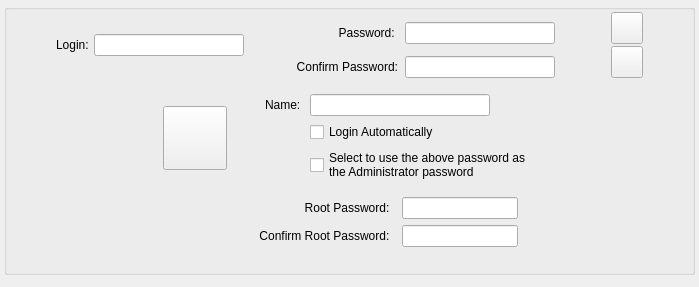
<?xml version="1.0" encoding="UTF-8"?>
<ui version="4.0">
 <class>UserWidget</class>
 <widget class="QWidget" name="UserWidget">
  <property name="geometry">
   <rect>
    <x>0</x>
    <y>0</y>
    <width>699</width>
    <height>287</height>
   </rect>
  </property>
  <property name="sizePolicy">
   <sizepolicy hsizetype="Expanding" vsizetype="Preferred">
    <horstretch>0</horstretch>
    <verstretch>0</verstretch>
   </sizepolicy>
  </property>
  <property name="windowTitle">
   <string/>
  </property>
  <layout class="QVBoxLayout" name="verticalLayout">
   <property name="spacing">
    <number>3</number>
   </property>
   <property name="margin">
    <number>4</number>
   </property>
   <item>
    <widget class="QGroupBox" name="groupBox">
     <property name="title">
      <string/>
     </property>
     <layout class="QVBoxLayout" name="verticalLayout_3">
      <property name="spacing">
       <number>2</number>
      </property>
      <property name="margin">
       <number>2</number>
      </property>
      <item>
       <layout class="QGridLayout" name="gridLayout">
        <item row="0" column="1" rowspan="5">
         <widget class="QLabel" name="label">
          <property name="text">
           <string>Login: </string>
          </property>
          <property name="alignment">
           <set>Qt::AlignRight|Qt::AlignTrailing|Qt::AlignVCenter</set>
          </property>
         </widget>
        </item>
        <item row="0" column="5" rowspan="4">
         <widget class="QLabel" name="label_2">
          <property name="text">
           <string>Password: </string>
          </property>
          <property name="alignment">
           <set>Qt::AlignRight|Qt::AlignTrailing|Qt::AlignVCenter</set>
          </property>
         </widget>
        </item>
        <item row="0" column="4" rowspan="5">
         <spacer name="horizontalSpacer">
          <property name="orientation">
           <enum>Qt::Horizontal</enum>
          </property>
          <property name="sizeType">
           <enum>QSizePolicy::Fixed</enum>
          </property>
          <property name="sizeHint" stdset="0">
           <size>
            <width>50</width>
            <height>20</height>
           </size>
          </property>
         </spacer>
        </item>
        <item row="0" column="14" rowspan="2">
         <widget class="QPushButton" name="userDetails">
          <property name="minimumSize">
           <size>
            <width>32</width>
            <height>32</height>
           </size>
          </property>
          <property name="maximumSize">
           <size>
            <width>32</width>
            <height>32</height>
           </size>
          </property>
          <property name="toolTip">
           <string>Include more information about this user.</string>
          </property>
          <property name="text">
           <string/>
          </property>
         </widget>
        </item>
        <item row="0" column="2" rowspan="5" colspan="2">
         <widget class="QLineEdit" name="loginLine">
          <property name="minimumSize">
           <size>
            <width>150</width>
            <height>0</height>
           </size>
          </property>
         </widget>
        </item>
        <item row="0" column="7" rowspan="4" colspan="4">
         <widget class="QLineEdit" name="passLine">
          <property name="minimumSize">
           <size>
            <width>150</width>
            <height>0</height>
           </size>
          </property>
         </widget>
        </item>
        <item row="4" column="5">
         <widget class="QLabel" name="label_3">
          <property name="text">
           <string>Confirm Password:</string>
          </property>
          <property name="alignment">
           <set>Qt::AlignRight|Qt::AlignTrailing|Qt::AlignVCenter</set>
          </property>
         </widget>
        </item>
        <item row="2" column="14" rowspan="3">
         <widget class="QPushButton" name="removeUser">
          <property name="minimumSize">
           <size>
            <width>32</width>
            <height>32</height>
           </size>
          </property>
          <property name="maximumSize">
           <size>
            <width>32</width>
            <height>32</height>
           </size>
          </property>
          <property name="toolTip">
           <string>Remove this user.</string>
          </property>
          <property name="text">
           <string/>
          </property>
         </widget>
        </item>
        <item row="4" column="7" colspan="4">
         <widget class="QLineEdit" name="confirmPassLine">
          <property name="minimumSize">
           <size>
            <width>150</width>
            <height>0</height>
           </size>
          </property>
         </widget>
        </item>
        <item row="0" column="11" rowspan="5" colspan="2">
         <widget class="QLabel" name="confirmPwCheck">
          <property name="minimumSize">
           <size>
            <width>32</width>
            <height>32</height>
           </size>
          </property>
          <property name="maximumSize">
           <size>
            <width>32</width>
            <height>32</height>
           </size>
          </property>
          <property name="text">
           <string/>
          </property>
         </widget>
        </item>
        <item row="0" column="0" rowspan="5">
         <spacer name="horizontalSpacer_4">
          <property name="orientation">
           <enum>Qt::Horizontal</enum>
          </property>
          <property name="sizeHint" stdset="0">
           <size>
            <width>40</width>
            <height>20</height>
           </size>
          </property>
         </spacer>
        </item>
        <item row="0" column="15" rowspan="5">
         <spacer name="horizontalSpacer_5">
          <property name="orientation">
           <enum>Qt::Horizontal</enum>
          </property>
          <property name="sizeHint" stdset="0">
           <size>
            <width>40</width>
            <height>20</height>
           </size>
          </property>
         </spacer>
        </item>
        <item row="0" column="6" rowspan="5">
         <spacer name="horizontalSpacer_7">
          <property name="orientation">
           <enum>Qt::Horizontal</enum>
          </property>
          <property name="sizeType">
           <enum>QSizePolicy::Fixed</enum>
          </property>
          <property name="sizeHint" stdset="0">
           <size>
            <width>5</width>
            <height>20</height>
           </size>
          </property>
         </spacer>
        </item>
        <item row="0" column="13" rowspan="5">
         <spacer name="horizontalSpacer_3">
          <property name="orientation">
           <enum>Qt::Horizontal</enum>
          </property>
          <property name="sizeType">
           <enum>QSizePolicy::Fixed</enum>
          </property>
          <property name="sizeHint" stdset="0">
           <size>
            <width>20</width>
            <height>20</height>
           </size>
          </property>
         </spacer>
        </item>
       </layout>
      </item>
      <item>
       <spacer name="verticalSpacer_3">
        <property name="orientation">
         <enum>Qt::Vertical</enum>
        </property>
        <property name="sizeType">
         <enum>QSizePolicy::Fixed</enum>
        </property>
        <property name="sizeHint" stdset="0">
         <size>
          <width>20</width>
          <height>5</height>
         </size>
        </property>
       </spacer>
      </item>
      <item>
       <widget class="QWidget" name="extWidget" native="true">
        <layout class="QGridLayout" name="gridLayout_2">
         <item row="1" column="4">
          <widget class="QLabel" name="label_4">
           <property name="text">
            <string>Name: </string>
           </property>
          </widget>
         </item>
         <item row="1" column="5" colspan="2">
          <widget class="QLineEdit" name="nameLine">
           <property name="maximumSize">
            <size>
             <width>180</width>
             <height>16777215</height>
            </size>
           </property>
          </widget>
         </item>
         <item row="1" column="8" rowspan="3">
          <spacer name="horizontalSpacer_6">
           <property name="orientation">
            <enum>Qt::Horizontal</enum>
           </property>
           <property name="sizeHint" stdset="0">
            <size>
             <width>40</width>
             <height>20</height>
            </size>
           </property>
          </spacer>
         </item>
         <item row="1" column="0" rowspan="3">
          <spacer name="horizontalSpacer_8">
           <property name="orientation">
            <enum>Qt::Horizontal</enum>
           </property>
           <property name="sizeHint" stdset="0">
            <size>
             <width>40</width>
             <height>20</height>
            </size>
           </property>
          </spacer>
         </item>
         <item row="2" column="5" colspan="2">
          <widget class="QCheckBox" name="autoLoginCheckBox">
           <property name="text">
            <string>Login Automatically</string>
           </property>
          </widget>
         </item>
         <item row="1" column="1" rowspan="3">
          <widget class="QPushButton" name="avatar">
           <property name="minimumSize">
            <size>
             <width>64</width>
             <height>64</height>
            </size>
           </property>
           <property name="text">
            <string/>
           </property>
          </widget>
         </item>
         <item row="1" column="2" rowspan="3">
          <spacer name="horizontalSpacer_2">
           <property name="orientation">
            <enum>Qt::Horizontal</enum>
           </property>
           <property name="sizeType">
            <enum>QSizePolicy::Fixed</enum>
           </property>
           <property name="sizeHint" stdset="0">
            <size>
             <width>20</width>
             <height>20</height>
            </size>
           </property>
          </spacer>
         </item>
         <item row="3" column="5" colspan="2">
          <widget class="QCheckBox" name="rootUsesUserPwCheckBox">
           <property name="text">
            <string>Select to use the above password as 
the Administrator password</string>
           </property>
          </widget>
         </item>
         <item row="4" column="0" colspan="9">
          <widget class="QWidget" name="rootPwWidget" native="true">
           <layout class="QGridLayout" name="gridLayout_4">
            <item row="0" column="3">
             <widget class="QLineEdit" name="rootPassLine"/>
            </item>
            <item row="0" column="0">
             <spacer name="horizontalSpacer_9">
              <property name="orientation">
               <enum>Qt::Horizontal</enum>
              </property>
              <property name="sizeHint" stdset="0">
               <size>
                <width>40</width>
                <height>20</height>
               </size>
              </property>
             </spacer>
            </item>
            <item row="0" column="5">
             <spacer name="horizontalSpacer_10">
              <property name="orientation">
               <enum>Qt::Horizontal</enum>
              </property>
              <property name="sizeHint" stdset="0">
               <size>
                <width>40</width>
                <height>20</height>
               </size>
              </property>
             </spacer>
            </item>
            <item row="0" column="1">
             <spacer name="horizontalSpacer_11">
              <property name="orientation">
               <enum>Qt::Horizontal</enum>
              </property>
              <property name="sizeHint" stdset="0">
               <size>
                <width>40</width>
                <height>20</height>
               </size>
              </property>
             </spacer>
            </item>
            <item row="0" column="2">
             <widget class="QLabel" name="label_5">
              <property name="text">
               <string>Root Password:  </string>
              </property>
              <property name="alignment">
               <set>Qt::AlignRight|Qt::AlignTrailing|Qt::AlignVCenter</set>
              </property>
             </widget>
            </item>
            <item row="1" column="2">
             <widget class="QLabel" name="label_6">
              <property name="text">
               <string>Confirm Root Password:  </string>
              </property>
              <property name="alignment">
               <set>Qt::AlignRight|Qt::AlignTrailing|Qt::AlignVCenter</set>
              </property>
             </widget>
            </item>
            <item row="1" column="3">
             <widget class="QLineEdit" name="confirmRootPassLine"/>
            </item>
            <item row="0" column="4" rowspan="2">
             <widget class="QLabel" name="confirmRootPwCheck">
              <property name="sizePolicy">
               <sizepolicy hsizetype="Fixed" vsizetype="Fixed">
                <horstretch>32</horstretch>
                <verstretch>32</verstretch>
               </sizepolicy>
              </property>
              <property name="minimumSize">
               <size>
                <width>32</width>
                <height>32</height>
               </size>
              </property>
              <property name="maximumSize">
               <size>
                <width>32</width>
                <height>32</height>
               </size>
              </property>
              <property name="text">
               <string/>
              </property>
             </widget>
            </item>
           </layout>
          </widget>
         </item>
        </layout>
       </widget>
      </item>
      <item>
       <spacer name="verticalSpacer">
        <property name="orientation">
         <enum>Qt::Vertical</enum>
        </property>
        <property name="sizeType">
         <enum>QSizePolicy::Fixed</enum>
        </property>
        <property name="sizeHint" stdset="0">
         <size>
          <width>20</width>
          <height>5</height>
         </size>
        </property>
       </spacer>
      </item>
     </layout>
    </widget>
   </item>
   <item>
    <spacer name="verticalSpacer_2">
     <property name="orientation">
      <enum>Qt::Vertical</enum>
     </property>
     <property name="sizeType">
      <enum>QSizePolicy::Expanding</enum>
     </property>
     <property name="sizeHint" stdset="0">
      <size>
       <width>1</width>
       <height>1</height>
      </size>
     </property>
    </spacer>
   </item>
  </layout>
 </widget>
 <resources/>
 <connections/>
</ui>
